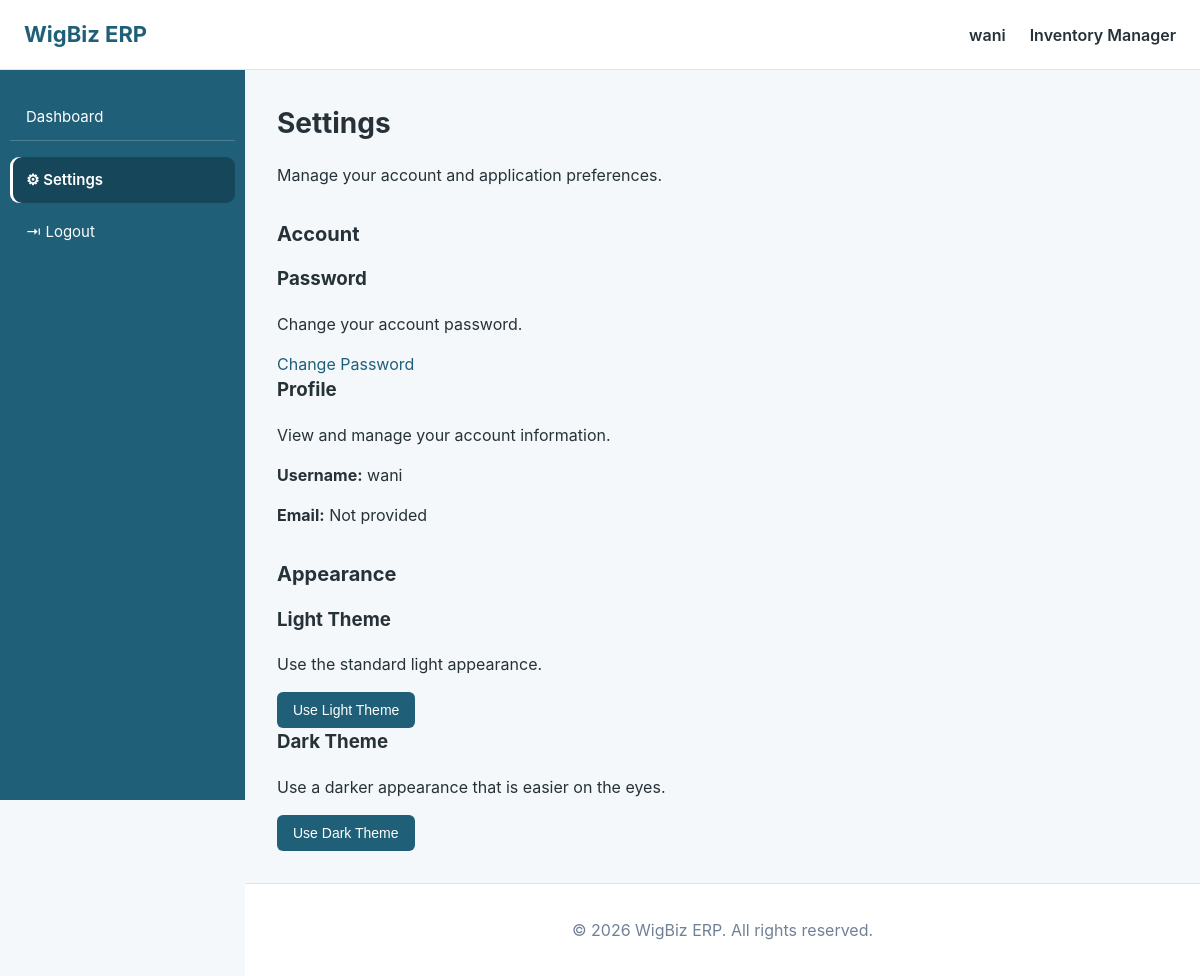
The page /accounts/settings/ (signed in) on the database its author committed.
### accounts/models.py (models this page shows, shortened)
class User(AbstractUser):
    phone = models.CharField(max_length=20, blank=True)
    role = models.ForeignKey(
        Role,
        on_delete=models.SET_NULL,
        null=True,
        blank=True,
        related_name="users",
    )
    created_at = models.DateTimeField(auto_now_add=True)

class Role(models.Model):
    name = models.CharField(max_length=50, unique=True)
    description = models.TextField(blank=True)
    created_at = models.DateTimeField(auto_now_add=True)

### accounts/views.py (the view)
# urls.py: path("settings/",views.settings_view,name="settings"),
@login_required
def settings_view(request):
    return render(
        request,
        "accounts/settings.html"
    )

### templates/accounts/settings.html (shortened to what this page needs)
{% extends "base.html" %}
{% block content %}
<h1>
    Settings
</h1>
<p>
    Manage your account and application preferences.
</p>
<h2>
    Account
</h2>
<div class="report-links">
    <div>
        <h3>
            Password
        </h3>
        <p>
            Change your account password.
        </p>
        <a href="{% url 'accounts:change_password' %}">
            Change Password
        </a>
    </div>
    <div>
        <h3>
            Profile
        </h3>
        <p>
            View and manage your account information.
        </p>
        <p>
            <strong>Username:</strong>
            {{ user.username }}
        </p>
        <p>
            <strong>Email:</strong>
            {{ user.email|default:"Not provided" }}
        </p>
    </div>
</div>
<h2>
    Appearance
</h2>
<div class="report-links">
    <div>
        <h3>
            Light Theme
        </h3>
        <p>
            Use the standard light appearance.
        </p>
        <button
            type="button"
            data-theme-choice="light"
        >
            Use Light Theme
        </button>
    </div>
    <div>
        <h3>
            Dark Theme
        </h3>
        <p>
            Use a darker appearance that is easier on the eyes.
        </p>
        <button
            type="button"
            data-theme-choice="dark"
        >
            Use Dark Theme
        </button>
    </div>
</div>
{% endblock %}

### templates/base.html (shortened to what this page needs)
{% load static %}
<!DOCTYPE html>
<html lang="en">
<head>
    <link rel="stylesheet"
          href="{% static 'css/dashboard.css' %}">
</head>
<body>
<header class="navbar">
    <div class="navbar-left">
        <span class="brand">
            WigBiz ERP
        </span>
    </div>
    <div class="navbar-right">
        {% if user.is_authenticated %}
            <span class="user-name">
                {{ user.username }}
            </span>
            {% if user.role %}
                <span class="user-role">
                    {{ user.role.name }}
                </span>
            {% endif %}
        {% else %}
            <a href="{% url 'accounts:login' %}">
                Login
            </a>
        {% endif %}
    </div>
</header>
<div class="layout">
{% if user.is_authenticated %}
<aside class="sidebar">
    <nav>
        <a href="{% url 'dashboard:dashboard' %}"
           class="{% if request.resolver_match.app_name == 'dashboard' %}active{% endif %}">
            <span>
                Dashboard
            </span>
        </a>
        <div class="bottom-links">
            <a href="{% url 'accounts:settings' %}"
               class="{% if request.resolver_match.app_name == 'accounts' and request.resolver_match.url_name == 'settings' %}active{% endif %}">
                <span>
                    ⚙ Settings
                </span>
            </a>
            <a href="{% url 'accounts:logout' %}">
                <span>
                    ⇥ Logout
                </span>
            </a>
        </div>
    </nav>
</aside>
{% endif %}
<main class="main-content">
    {% block content %}
    {% endblock %}
</main>
</div>
<footer class="footer">
    <p>
        &copy; {% now "Y" %} WigBiz ERP.
        All rights reserved.
    </p>
</footer>
</body>
</html>

### static/css/dashboard.css (style rules this page uses)
:root { --primary: #1f5f78; --primary-dark: #16465a; --primary-light: #e8f3f7; --background: #f4f8fa; --card: #ffffff; --text: #263238; --muted: #718096; --border: #dce6ea; --success: #3b8d78; --success-light: #e6f3ef; --warning: #d69e2e; --warning-light: #fbf3e0; --danger: #c05640; --danger-light: #fbeae6; --shadow: 0 2px 10px rgba(0, 0, 0, 0.06); --shadow-hover: 0 5px 18px rgba(0, 0, 0, 0.08); --space-xs: 6px; --space-sm: 10px; --space-md: 16px; --space-lg: 24px; --space-xl: 32px; --radius-sm: 6px; --radius-md: 9px; --radius-lg: 12px; --sidebar-width: 245px; --navbar-height: 70px; --transition: 0.2s ease; }
* { box-sizing: border-box; }
html { scroll-behavior: smooth; }
body { margin: 0; padding: 0; font-family: -apple-system, "Segoe UI", Arial, Helvetica, sans-serif; background: var(--background); color: var(--text); line-height: 1.5; -webkit-font-smoothing: antialiased; }
.navbar { height: var(--navbar-height); display: flex; align-items: center; justify-content: space-between; padding: 0 var(--space-lg); background: var(--card); border-bottom: 1px solid var(--border); position: sticky; top: 0; z-index: 1000; }
.navbar-left { display: flex; align-items: center; gap: var(--space-sm); }
.brand { font-size: 22px; font-weight: 700; color: var(--primary); }
.navbar-right { display: flex; align-items: center; gap: var(--space-lg); }
.navbar-right span { font-weight: 600; }
.layout { display: flex; min-height: calc(100vh - var(--navbar-height)); }
.sidebar { width: var(--sidebar-width); position: fixed; top: var(--navbar-height); left: 0; bottom: 0; height: calc(100vh - var(--navbar-height)); background: var(--primary); color: white; display: flex; flex-direction: column; padding: var(--space-lg) var(--space-sm); overflow: hidden; z-index: 900; }
.sidebar-nav a, .sidebar-bottom a, .bottom-links a, .sidebar nav > a { display: flex; align-items: center; gap: 13px; width: 100%; min-height: 46px; padding: 0 var(--space-md); border-radius: var(--radius-md); color: white; text-decoration: none; font-size: 15px; transition: background var(--transition), padding-left var(--transition); }
.sidebar-nav a.active, .sidebar-bottom a.active, .bottom-links a.active, .sidebar nav > a.active { background: var(--primary-dark); color: white; font-weight: 600; box-shadow: inset 3px 0 0 white; }
.sidebar-bottom, .bottom-links { margin-top: auto; padding-top: var(--space-md); border-top: 1px solid rgba(255, 255, 255, 0.2); display: flex; flex-direction: column; gap: var(--space-xs); flex-shrink: 0; }
.main-content { margin-left: var(--sidebar-width); width: calc(100% - var(--sidebar-width)); padding: var(--space-xl); min-height: calc(100vh - var(--navbar-height)); }
.main-content h1 { margin-top: 0; font-size: 28px; color: var(--text); }
.main-content h2 { margin-top: var(--space-xl); font-size: 20px; }
.main-content h3 { margin-top: 0; }
button, .btn { border: none; border-radius: var(--radius-sm); padding: 10px 16px; background: var(--primary); color: white; cursor: pointer; text-decoration: none; font-size: 14px; display: inline-block; transition: background var(--transition), transform 0.1s ease; }
a { color: var(--primary); text-decoration: none; }
.footer { margin-left: var(--sidebar-width); padding: 18px var(--space-xl); text-align: center; color: var(--muted); background: var(--card); border-top: 1px solid var(--border); }

### rows shown on the page
User: username "wani", role.name "Inventory Manager", email "Not provided"
